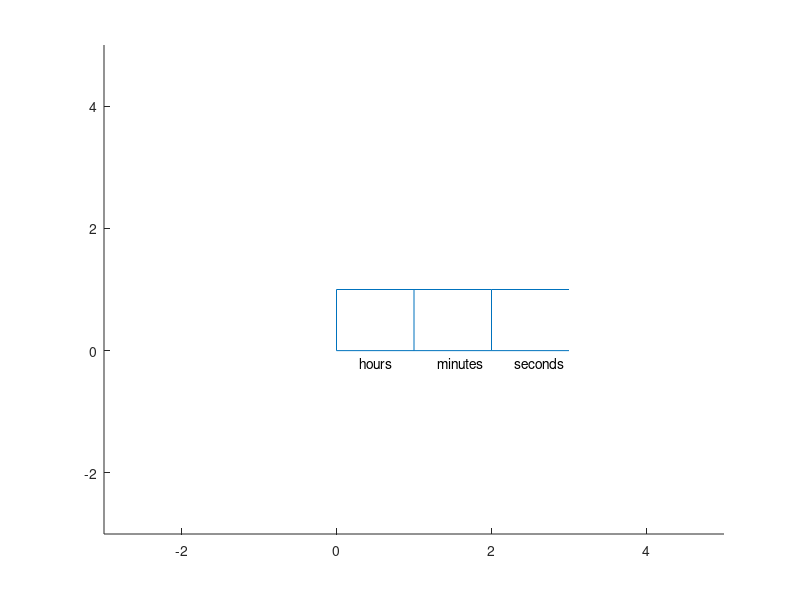

Here is the MATLAB script that generated this plot:
for i=0:1:2
    line([i i+1],[0 0]);
    line([i i+1],[1 1]);
     line([i i],[0 1])
    
end
axis([-3 5 -3 5]);
text(2.3, -.2, "seconds");
text(1.3, -.2, "minutes");
text(.3, -.2, "hours");


